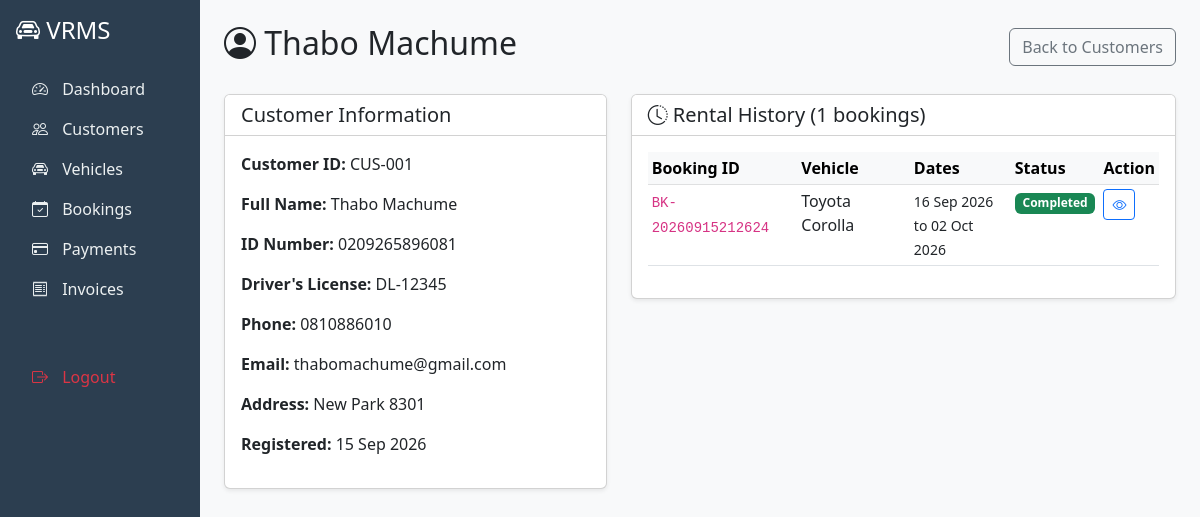
Screenshot of /customer/1 with the database file from the repository.
### app/models/customer.py (models this page shows, shortened)
class Customer(db.Model):
    __tablename__ = 'customers'
    customer_id = db.Column(db.Integer, primary_key=True)
    full_name = db.Column(db.String(100), nullable=False)
    id_number = db.Column(db.String(20), unique=True, nullable=False)
    drivers_license = db.Column(db.String(20), nullable=False)
    phone = db.Column(db.String(15), nullable=False)
    email = db.Column(db.String(100), unique=True, nullable=False)
    address = db.Column(db.String(255))
    created_at = db.Column(db.DateTime, default=datetime.utcnow)

### app/models/booking.py (models this page shows, shortened)
class Booking(db.Model):
    __tablename__ = 'bookings'
    booking_id = db.Column(db.Integer, primary_key=True)
    customer_id = db.Column(db.Integer, db.ForeignKey('customers.customer_id'), nullable=False)
    vehicle_id = db.Column(db.Integer, db.ForeignKey('vehicles.vehicle_id'), nullable=False)
    start_date = db.Column(db.Date, nullable=False)
    end_date = db.Column(db.Date, nullable=False)
    rental_days = db.Column(db.Integer, nullable=False)
    confirmation_no = db.Column(db.String(20), unique=True, nullable=False)
    status = db.Column(db.String(20), default='Reserved')  # Reserved, Cancelled, Confirmed, Active, Completed
    created_at = db.Column(db.DateTime, default=datetime.utcnow)
    customer = db.relationship('Customer', backref='bookings')
    vehicle = db.relationship('Vehicle', backref='bookings')

### app/models/vehicle.py (models this page shows, shortened)
class Vehicle(db.Model):
    __tablename__ = 'vehicles'
    vehicle_id = db.Column(db.Integer, primary_key=True)
    make = db.Column(db.String(50), nullable=False)
    model = db.Column(db.String(50), nullable=False)
    year = db.Column(db.Integer, nullable=False)
    license_plate = db.Column(db.String(20), unique=True, nullable=False)
    fuel_type = db.Column(db.String(20), nullable=False)  # Petrol, Diesel, Hybrid
    seating_capacity = db.Column(db.Integer, nullable=False)
    daily_rate = db.Column(db.Float, nullable=False)
    color = db.Column(db.String(30))
    current_mileage = db.Column(db.Integer, default=0)
    status = db.Column(db.String(20), default='Available')  # Available, Booked, Rented, Maintenance

### app/routes/bookings.py (the view)
@bookings.route('/customer/<int:customer_id>')
def customer_profile(customer_id):
    customer = Customer.query.get_or_404(customer_id)
    customer_bookings = Booking.query.filter_by(customer_id=customer_id).order_by(Booking.booking_id.desc()).all()
    return render_template('bookings/customer_profile.html', customer=customer, bookings=customer_bookings)

### app/templates/bookings/customer_profile.html (shortened to what this page needs)
{% extends "base.html" %}
{% block content %}
<div class="d-flex justify-content-between align-items-center mb-4">
    <h2><i class="bi bi-person-circle"></i> {{ customer.full_name }}</h2>
    <a href="{{ url_for('bookings.customers') }}" class="btn btn-outline-secondary">Back to Customers</a>
</div>
<div class="row">
    <div class="col-md-5">
        <div class="card shadow-sm mb-4">
            <div class="card-header bg-white">
                <h5 class="mb-0">Customer Information</h5>
            </div>
            <div class="card-body">
                <p><strong>Customer ID:</strong> CUS-{{ "%03d"|format(customer.customer_id) }}</p>
                <p><strong>Full Name:</strong> {{ customer.full_name }}</p>
                <p><strong>ID Number:</strong> {{ customer.id_number }}</p>
                <p><strong>Driver's License:</strong> {{ customer.drivers_license }}</p>
                <p><strong>Phone:</strong> {{ customer.phone }}</p>
                <p><strong>Email:</strong> {{ customer.email }}</p>
                <p><strong>Address:</strong> {{ customer.address or 'N/A' }}</p>
                <p><strong>Registered:</strong> {{ customer.created_at.strftime('%d %b %Y') if customer.created_at else 'N/A' }}</p>
            </div>
        </div>
    </div>
    <div class="col-md-7">
        <div class="card shadow-sm">
            <div class="card-header bg-white">
                <h5 class="mb-0"><i class="bi bi-clock-history"></i> Rental History ({{ bookings|length }} bookings)</h5>
            </div>
            <div class="card-body">
                {% if bookings %}
                <table class="table table-sm">
                    <thead class="table-light">
                        <tr>
                            <th>Booking ID</th>
                            <th>Vehicle</th>
                            <th>Dates</th>
                            <th>Status</th>
                            <th>Action</th>
                        </tr>
                    </thead>
                    <tbody>
                        {% for booking in bookings %}
                        <tr>
                            <td><code>{{ booking.confirmation_no }}</code></td>
                            <td>{{ booking.vehicle.make }} {{ booking.vehicle.model }}</td>
                            <td>
                                <small>{{ booking.start_date.strftime('%d %b %Y') }}<br>
                                to {{ booking.end_date.strftime('%d %b %Y') }}</small>
                            </td>
                            <td>
                                {% set status_colors = {
                                    'Reserved': 'warning',
                                    'Active': 'primary',
                                    'Completed': 'success',
                                    'Cancelled': 'danger'
                                } %}
                                <span class="badge bg-{{ status_colors.get(booking.status, 'secondary') }}">
                                    {{ booking.status }}
                                </span>
                            </td>
                            <td>
                                <a href="{{ url_for('bookings.view_booking', booking_id=booking.booking_id) }}"
                                   class="btn btn-sm btn-outline-primary">
                                    <i class="bi bi-eye"></i>
                                </a>
                            </td>
                        </tr>
                        {% endfor %}
                    </tbody>
                </table>
                {% else %}
                <p class="text-muted text-center py-4">No rental history for this customer yet.</p>
                {% endif %}
            </div>
        </div>
    </div>
</div>
{% endblock %}

### rows the page displays
Customer: full_name "Thabo Machume", customer_id "001", id_number "0209265896081", drivers_license "DL-12345", phone "0810886010", email "thabomachume@gmail.com", address "New Park 8301", created_at "15 Sep 2026"
Booking: confirmation_no "BK-20260915212624", vehicle.make "Toyota", vehicle.model "Corolla", start_date "16 Sep 2026", end_date "02 Oct 2026", status "Completed"

### other values shown
{{ bookings|length }} "1"
